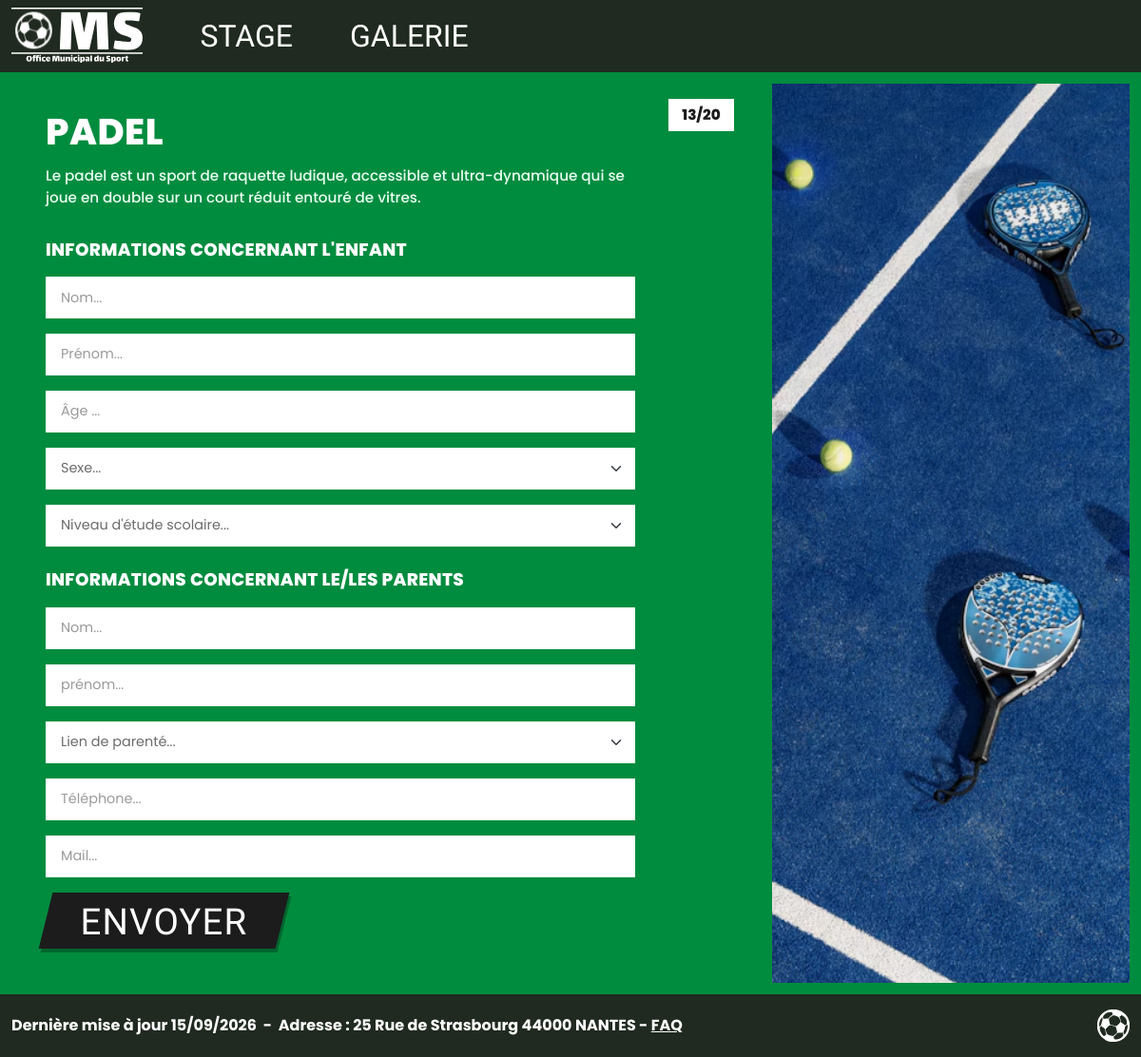
The app's page /Formulaire_inscription.php?id_stage=1 with its own data.
### tables this page shows
CREATE TABLE Stage (
    id_stage      INTEGER     NOT NULL AUTO_INCREMENT,
    intitule      VARCHAR(100),
    type_activite VARCHAR(100),
    niveau_etude  VARCHAR(100),
    description   VARCHAR(255),
    nb_inscrits   INTEGER,
    nb_places     INTEGER,
    image_path    VARCHAR(255) COMMENT 'Chemin de l''image du stage (colonne simple, pas de FK)',
    date_stage    DATE            COMMENT 'Date du stage (affichée par le PHP)',
    heure_stage   TIME            COMMENT 'Heure du stage (affichée par le PHP)',
    PRIMARY KEY (id_stage)
);

### HTML/Formulaire_inscription.php (the view, shortened to what this page needs)
<!DOCTYPE html>
<?php
$stage = null;
$erreurChargement = '';
$idStage = filter_input(INPUT_GET, 'id_stage', FILTER_VALIDATE_INT);
if ($idStage === false || $idStage === null || $idStage < 1) {
  http_response_code(400);
  $erreurChargement = 'Identifiant de stage invalide.';
} else {
  try {
    $pdo = new PDO(
      'mysql:host=localhost;dbname=omstjj;charset=utf8mb4',
      'root',
      '',
      [PDO::ATTR_ERRMODE => PDO::ERRMODE_EXCEPTION]
    );
    $requete = $pdo->prepare('SELECT * FROM stage WHERE id_stage = ?');
    $requete->execute([$idStage]);
    $stage = $requete->fetch(PDO::FETCH_ASSOC) ?: null;
  } catch (PDOException $e) {
    http_response_code(500);
    $erreurChargement = 'Impossible de charger les informations du stage.';
    error_log($e->getMessage());
  }
}
$intitule = (string) ($stage['intitule'] ?? 'Stage');
$description = (string) ($stage['description'] ?? '');
$image = (string) ($stage['image_path'] ?? '');
$nbInscrits = max(0, (int) ($stage['nb_inscrits'] ?? 0));
$nbPlaces = max(0, (int) ($stage['nb_places'] ?? 0));
$typeActivite = strtolower((string) ($stage['type_activite'] ?? ''));
$classeCouleur = strtolower($intitule) === 'padel'
  ? 'oms-theme-green'
  : (str_contains($typeActivite, 'mer')
    ? 'oms-theme-blue'
    : (str_contains($typeActivite, 'plein air') ? 'oms-theme-green' : 'oms-theme-red'));
?>
<html lang="fr">
<head>
  <link href="https://cdn.jsdelivr.net/npm/bootstrap@5.3.3/dist/css/bootstrap.min.css" rel="stylesheet">
  <link rel="stylesheet" href="https://cdn.jsdelivr.net/npm/bootstrap-icons@1.11.3/font/bootstrap-icons.css">
  <link rel="stylesheet" href="../CSS/formulaire_inscription.css?v=<?= filemtime(__DIR__ . '/../CSS/formulaire_inscription.css') ?>">
</head>
<body>
  <header class="oms-header">
    <div class="container-fluid">
      <div class="row align-items-center py-2">
        <div class="col-auto logo">
          <a href="index.php" aria-label="Retour à l'accueil">
            <img src="../Annexes/Images/logo_OMS.svg" alt="Logo OMS - Office Municipal du Sport">
          </a>
        </div>
        <div class="col d-flex justify-content-center justify-content-lg-start ps-lg-5">
          <nav class="oms-nav" aria-label="Navigation principale">
            <a href="stage.php">STAGE</a>
            <a href="galerie.php">GALERIE</a>
          </nav>
        </div>
      </div>
    </div>
  </header>
  <?php if ($stage === null): ?>
  <main class="oms-main position-relative">
    <div class="container py-5">
      <p role="alert"><?= htmlspecialchars($erreurChargement, ENT_QUOTES, 'UTF-8') ?></p>
      <a href="stage.php">Retour à la liste des stages</a>
    </div>
  </main>
  <?php else: ?>
  <main class="oms-main position-relative <?= $classeCouleur ?>">
    <div class="container-fluid px-0">
      <div class="row g-0">
        <div class="col-lg-8 oms-green-panel <?= $classeCouleur ?>">
          <span class="oms-badge" aria-label="<?= $nbInscrits ?> inscrits sur <?= $nbPlaces ?> places"><?= $nbInscrits ?>/<?= $nbPlaces ?></span>
          <h1 class="oms-title"><?= htmlspecialchars(strtoupper($intitule), ENT_QUOTES, 'UTF-8') ?></h1>
          <p class="oms-description"><?= htmlspecialchars($description, ENT_QUOTES, 'UTF-8') ?></p>
          <form action="inscription.php"  method="post" class="oms-form">
            <h2 class="oms-section-title">Informations concernant l'enfant</h2>
            <div class="mb-3">
              <input type="text" class="form-control oms-input" name = "nom_enfant" placeholder="Nom..." minlength="2" maxlength="50" required>
            </div>
            <div class="mb-3">
              <input type="text" class="form-control oms-input" name = "prenom_enfant" placeholder="Prénom..." minlength="2" maxlength="50" required>
            </div>
            <div class="mb-3">
              <input type="text" class="form-control oms-input" name = "age" placeholder="Âge ..." minlength="1" maxlength="3" oninput="this.value = this.value.replace(/[^0-9]/g, '')" required>
            </div>
            <div class="mb-3">
                <select class="form-select oms-input" name = "sexe" required>
                    <option value="" disabled selected>Sexe...</option>
                </select>
            </div>
            <div class="mb-4">
              <select class="form-select oms-input" name = "niveau_d_etude" required>
                    <option value="" disabled selected>Niveau d'étude scolaire...</option>
                </select>
            </div>
            <h2 class="oms-section-title">Informations concernant le/les parents</h2>
            <div class="mb-3">
              <input type="text" class="form-control oms-input" name = "nom_parent" placeholder="Nom..." minlength="2" maxlength="25" required>
            </div>
             <div class="mb-3">
              <input type="text" class="form-control oms-input" name = "prenom_parent" placeholder="prénom..." minlength="2" maxlength="25" required>
            </div>
            <div class="mb-3">
                <select class="form-select oms-input" name = "lien_parente" required>
                    <option value="" disabled selected>Lien de parenté...</option>
                </select>
            </div>
            <div class="mb-3">
              <input type="text" name = "num_tel" class="form-control oms-input" inputmode="numeric" pattern="[0-9]*" title="Numéro à 10 chiffres" placeholder="Téléphone..." maxlength="10" oninput="this.value = this.value.replace(/[^0-9]/g, '')" required>
            </div>
            <div class="mb-3">
                <input type="email" class="form-control oms-input" placeholder="Mail..." name = "mail" maxlength="50" required />
            </div>
            <button type="submit" class="oms-submit-button"><span>Envoyer</span></button>
          </form>
        </div>
        <div class="col-lg-4 oms-image-panel">
          <?php if ($image !== ''): ?>
            <img src="<?= htmlspecialchars($image, ENT_QUOTES, 'UTF-8') ?>" alt="<?= htmlspecialchars($intitule, ENT_QUOTES, 'UTF-8') ?>">
          <?php endif; ?>
        </div>
      </div>
    </div>
  </main>
  <?php endif; ?>
  <footer class="oms-footer py-3">
    <div class="container-fluid d-flex flex-wrap justify-content-between align-items-center gap-2">
      <p>Dernière mise à jour 15/09/2026&nbsp;&nbsp;-&nbsp;&nbsp;Adresse&nbsp;: 25 Rue de Strasbourg 44000 NANTES - <a href="FAQ.php">FAQ</a></p>
      <img src="../Annexes/Images/logo_ball_oms.svg" alt="" class="ball-icon">
    </div>
  </footer>
</body>
</html>

### CSS/formulaire_inscription.css (style rules this page uses)
:root { --oms-dark: #1c1c1c; --oms-green: #1c8a4d; --oms-green-dark: #157a42; --oms-court-blue: #2454a6; --oms-court-blue-dark: #1c3f80; --oms-ball: #d7e84a; }
html, body { min-height: 100%; }
body { font-family: 'Poppins', sans-serif; background-color: #ffffff; color: var(--oms-dark); min-height: 100vh; display: flex; flex-direction: column; }
.oms-header { background-color: #202a20; }
.oms-header .logo img { height: 60px; width: auto; }
.oms-nav { display: flex; gap: 60px; }
.oms-nav a { color: #ffffff; font-family: 'Lalezar', sans-serif; font-size: 2rem; text-decoration: none; }
.oms-main { flex: 1 0 auto; display: flex; min-height: 0; background-color: var(--oms-form-accent); --oms-form-accent: var(--oms-green); }
.oms-main.oms-theme-green, .oms-green-panel.oms-theme-green { --oms-form-accent: #008c3f; background-color: #008c3f; }
.oms-main.oms-theme-green .oms-image-panel::after { border-color: #008c3f; }
.oms-main > .container-fluid, .oms-main .row { flex: 1; }
.oms-main .row { min-height: 100%; }
.oms-green-panel { background-color: var(--oms-form-accent); color: #ffffff; padding: 2.5rem 3rem 3rem 3rem; position: relative; min-height: 100%; }
.oms-badge { position: absolute; top: 1.75rem; right: 1.75rem; background-color: #ffffff; color: var(--oms-dark); font-weight: 800; font-size: 0.95rem; padding: 0.35rem 0.9rem; border-radius: 0; }
.oms-title { font-weight: 800; font-size: 2.4rem; margin-bottom: 0.75rem; letter-spacing: 0.5px; }
.oms-description { max-width: 620px; font-size: 0.95rem; font-weight: 500; margin-bottom: 2rem; color: #eafff0; }
.oms-section-title { font-weight: 800; font-size: 1.15rem; text-transform: uppercase; margin-bottom: 1.1rem; letter-spacing: 0.3px; }
.oms-input { background-color: #ffffff; border: none; border-radius: 0; padding: 0.7rem 1rem; font-size: 0.9rem; color: #6b6b6b; max-width: 620px; }
.oms-input::placeholder { color: #9a9a9a; }
.oms-submit-button { display: inline-block; border: 0; border-radius: 0; background-color: var(--oms-dark); color: #ffffff; cursor: pointer; font-family: 'Lalezar', sans-serif; font-size: 2.4rem; line-height: 1.1; letter-spacing: 0.03em; text-transform: uppercase; padding: 0.6rem 2.3rem 0.45rem; transform: skewX(-14deg); box-shadow: 3px 4px 0 rgba(0, 0, 0, 0.28); }
.oms-submit-button > span { display: inline-block; transform: skewX(14deg); }
.oms-image-panel { min-height: 100%; position: relative; overflow: hidden; }
.oms-image-panel img { position: absolute; inset: 0; display: block; width: 100%; height: 100%; object-fit: cover; object-position: center; z-index: 1; }
.oms-image-panel::after { content: ""; position: absolute; inset: 0px; border: 12px solid var(--oms-form-accent); pointer-events: none; z-index: 2; }
.oms-footer { background-color: #202a20; color: #ffffff; }
.oms-footer p { font-weight: 700; margin: 0; }
.oms-footer a { color: #ffffff; font-weight: 700; }
.oms-footer .ball-icon { height: 34px; width: auto; }

### records on screen
stage: nb_inscrits "13", nb_places "20", intitule "PADEL", description "Le padel est un sport de raquette ludique, accessible et ultra-dynamique qui se joue en double sur un court réduit entouré de vitres.", image_path+intitule (picture)
